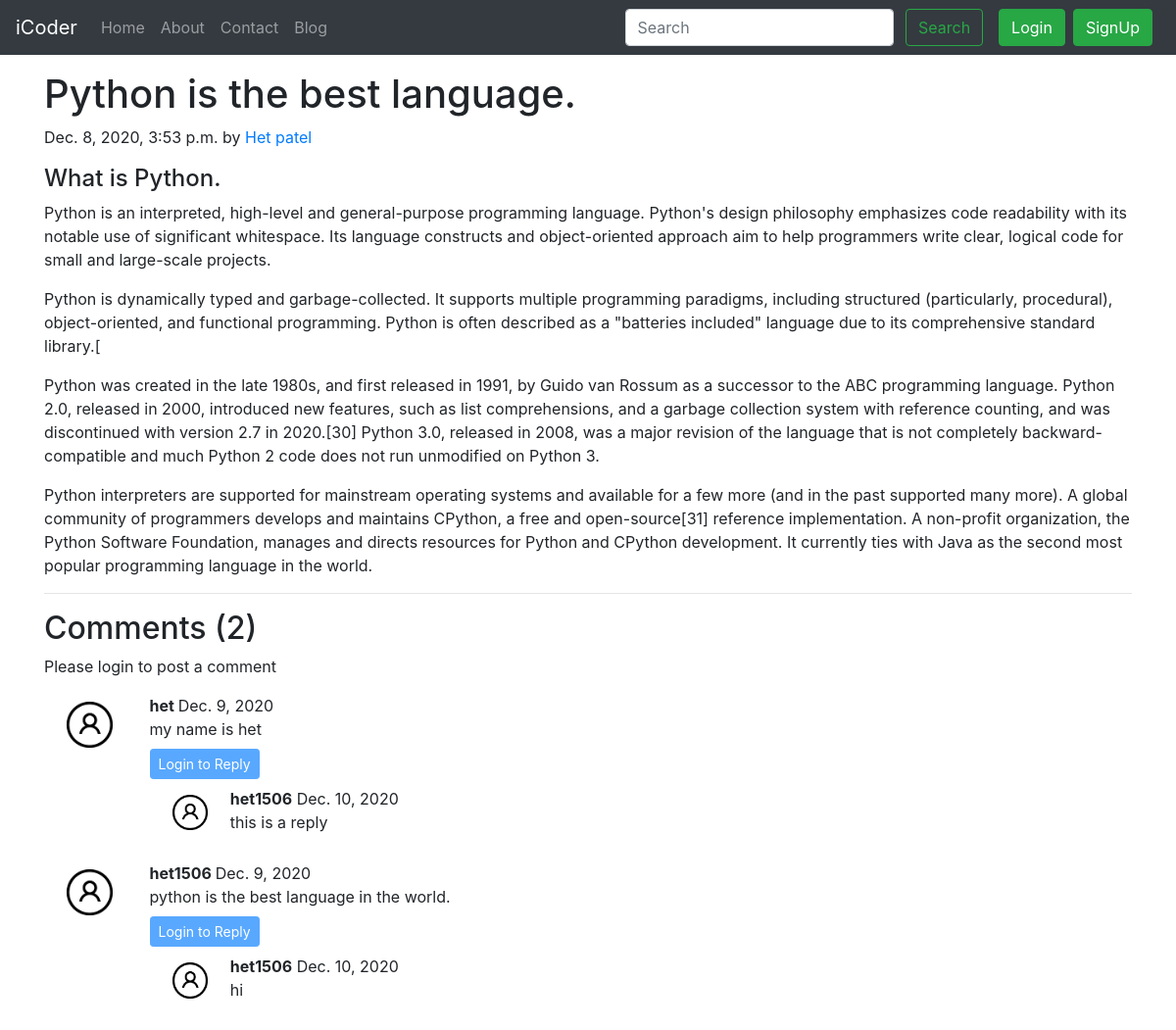
/blog/first-post/, run on the app's committed database.
### blog/models.py (models this page shows, shortened)
class Post(models.Model):
    sno=models.AutoField(primary_key=True)
    title=models.CharField(max_length=255)
    author=models.CharField(max_length=14)
    slug=models.CharField(max_length=130)
    timeStamp=models.DateTimeField(blank=True)
    content=models.TextField()

class BlogComment(models.Model):
    sno = models.AutoField(primary_key=True)
    comment = models.TextField()
    user = models.ForeignKey(User,on_delete=models.CASCADE)
    post = models.ForeignKey(Post,on_delete=models.CASCADE)
    parent = models.ForeignKey('self',on_delete=models.CASCADE,null=True)
    timestamp = models.DateField(default=now)

### blog/views.py (the view)
# urls.py: path('<str:slug>/', views.blogpost, name='blogpost'),
def blogpost(request, slug):
    post=Post.objects.filter(slug=slug).first()
    comments = BlogComment.objects.filter(post=post, parent=None)
    replies = BlogComment.objects.filter(post=post).exclude(parent = None)
    replyDict = {}
    for reply in replies:
        if reply.parent.sno not in replyDict.keys():
            replyDict[reply.parent.sno]= [reply]
        else:
            replyDict[reply.parent.sno]=append(reply)
    context={"post":post, 'comments': comments, 'user': request.user, 'replyDict': replyDict}
    return render(request, "blog/blogpost.html", context)

### blog/templatetags/extras.py (called while the page is built)
@register.filter(name = 'get_val')
def get_val(dict,key):
    return dict.get(key)

### templates/blog/blogpost.html (shortened to what this page needs)
{% extends 'base.html' %}
{% block body %}
{% load humanize %}
{% load extras %}
<div class="container my-3">
    <h2 class="blog-post-title">{{post.title|safe}}</h2>
    <p class="blog-post-meta">{{post.timeStamp}} by <a href="/about">{{post.author|safe}}</a></p>
    <p>{{post.content|safe}}</p>
    <hr>
</div>
<div class="container">
    <h2> Comments ({{comments.count}}) </h2>
    <div class="my-2">
        {% if user.is_authenticated %}
        <form action="/blog/postComment" method="post">
            {% csrf_token %}
            <div class="form-group">
                <label for="exampleInputEmail1">Post Comment </label>
                <input type="text" class="form-control" name="comment" placeholder="Enter comment here">
            </div>
            <input type="hidden" name="postSno" value="{{post.sno}}">
            <input type="hidden" name="parentSno" value="">
            <button type="submit" class="btn btn-primary">Submit</button>
        </form>
        {% else %}
        Please login to post a comment
        {% endif %}
    </div>
    {% for comment in comments %}
    <div class="row my-3 mx-0">
        <div class="col-md-1  ">
            <img class="rounded mx-auto d-block w-100 p-2" src="/static/img/user.png" alt="user">
        </div>
        <div class="col-md-11 ">
            <b> {{comment.user.username}} </b> {{comment.timestamp}}
            <div> {{comment.comment}} </div>
            <div class="reply mx-0">
          {% if user.is_authenticated %}
                <button class="btn btn-sm btn-primary" type="button" data-toggle="collapse"
                    data-target="#replyBox{{comment.sno}}" aria-expanded="false"
                    aria-controls="replyBox{{comment.sno}}">
                    Reply
                </button>
                <div class="collapse" id="replyBox{{comment.sno}}">
                    <div class="card card-body my-2">
                        <form action="/blog/postComment/" method="post">
                            {% csrf_token %}
                            <div class="form-group">
                                <label for="comment">Post a Reply </label>
                                <input type="text" class="form-control" name="comment" placeholder="Enter comment here">
                                <input type="hidden" name = "parentSno" value="{{comment.sno}}">
                            </div>
                            <input type="hidden" name="postSno" value="{{post.sno}}">
                            <button type="submit" class="btn btn-primary">Submit</button>
                        </form>
                    </div>
                </div>
            {% else %}
                <button class="btn btn-sm btn-primary mt-2" type="button" data-toggle="collapse"
                    data-target="#replyBox{{comment.sno}}" aria-expanded="false"
                    aria-controls="replyBox{{comment.sno}}" disabled>
                    Login to Reply
                </button>
             {% endif %}
                <div class="replies my-2">
                    {% for reply in replyDict|get_val:comment.sno %}
                    <div class="row my-2 mx-0">
                        <div class="col-md-1">
                           <img class="rounded mx-auto d-block w-100 p-2" src="/static/img/user.png" alt="user">
                        </div>
                        <div class="col-md-11 p-0">
                        <b>{{reply.user.username}}</b>  {{reply.timestamp}}
                           <div> {{reply.comment}} </div>
                        </div>
                        <br>
                    </div>
                    {% endfor %}
                </div>
            </div>
        </div>
    </div>
    {% endfor %}
</div>
{% endblock %}

### templates/base.html (shortened to what this page needs)
<!doctype html>
<html lang="en">
  <head>
    <link rel="stylesheet" href="https://stackpath.bootstrapcdn.com/bootstrap/4.5.2/css/bootstrap.min.css">
  </head>
  <body>
    <nav class="navbar navbar-expand-lg navbar-dark bg-dark">
        <a class="navbar-brand" href="/">iCoder</a>
        <div class="collapse navbar-collapse" id="navbarSupportedContent">
          <ul class="navbar-nav mr-auto">
            <li class="nav-item {% block homeactive %}  {% endblock homeactive %}">
              <a class="nav-link" href="/">Home <span class="sr-only">(current)</span></a>
            </li>
            <li class="nav-item {% block aboutactive %}  {% endblock aboutactive %}" >
              <a class="nav-link" href="/about">About</a>
            </li>
            <li class="nav-item {% block contactactive %}  {% endblock contactactive %} ">
              <a class="nav-link" href="/contact">Contact</a>
            </li>
            <li class="nav-item {% block blogactive %}  {% endblock blogactive %} ">
              <a class="nav-link" href="/blog">Blog</a>
            </li>
          </ul>
          <div class="ml-auto form-inline ">
          <form method="get" action="/search"class="my-2 my-lg-0 mx-3">
            <input class="form-control mr-sm-2" type="search" placeholder="Search" aria-label="Search" name="query" id="query">
            <button class="btn btn-outline-success my-2 my-sm-0 " type="submit">Search</button>
          </form>
{% if user.is_authenticated %}
<ul class="navbar-nav mr-2">
<li class="nav-item dropdown">
<a class="nav-link dropdown-toggle" href='#' id="navbarDropdown" role="button" data-toggle="dropdown"> Welcome {{request.user}}</a>
<div class="dropdown-menu" aria-labelledby="navbarDropdown">
          <a class="dropdown-item" href="/logout">Logout</a>
        </div>
      </li>
      </ul>
      </div>
{% else %}
<button type="button" class="btn btn-success mr-2" data-toggle="modal" data-target="#loginModal">
Login
</button>
<button type="button" class="btn btn-success mr-2" data-toggle="modal" data-target="#signupModal">
SignUp
</button>
{% endif %}
        </div>
      </nav>
      {% block body %}  {% endblock body %}
  </body>
</html>

### data on the page
Post: title "Python is the best language.", timeStamp "Dec. 8, 2020, 3:53 p.m.", author "Het patel", content "What is Python. Python is an interpreted, high-level and general-purpose programming language. Python's design philosophy emphasizes code readability with its notable use of significant whitespace. Its language constructs and object-oriented approach aim to help programmers write clear, logical code for small and large-scale projects. Python is dynamically typed and garbage-collected. It supports multiple programming paradigms, including structured (particularly, procedural), object-oriented, and functional programming. Python is often described as a \"batteries included\" language due to its comprehensive standard library.[ Python was created in the late 1980s, and first released in 1991, by…"
BlogComment: user.username "het", timestamp "Dec. 9, 2020", comment "my name is het"
BlogComment: user.username "het1506", timestamp "Dec. 10, 2020", comment "this is a reply"
BlogComment: user.username "het1506", timestamp "Dec. 9, 2020", comment "python is the best language in the world."
BlogComment: user.username "het1506", timestamp "Dec. 10, 2020", comment "hi"

### other printed values
{{ comments.count }} "2"
